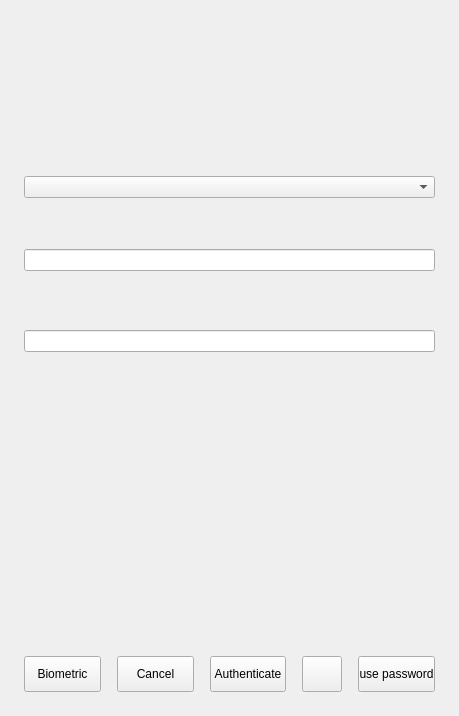
<?xml version="1.0" encoding="UTF-8"?>
<ui version="4.0">
 <class>MainWindow</class>
 <widget class="QWidget" name="MainWindow">
  <property name="geometry">
   <rect>
    <x>0</x>
    <y>0</y>
    <width>459</width>
    <height>716</height>
   </rect>
  </property>
  <property name="sizePolicy">
   <sizepolicy hsizetype="Expanding" vsizetype="Preferred">
    <horstretch>0</horstretch>
    <verstretch>0</verstretch>
   </sizepolicy>
  </property>
  <property name="minimumSize">
   <size>
    <width>430</width>
    <height>0</height>
   </size>
  </property>
  <property name="windowTitle">
   <string>Form</string>
  </property>
  <layout class="QVBoxLayout" name="verticalLayout_2">
   <property name="spacing">
    <number>8</number>
   </property>
   <property name="sizeConstraint">
    <enum>QLayout::SetDefaultConstraint</enum>
   </property>
   <property name="leftMargin">
    <number>0</number>
   </property>
   <property name="topMargin">
    <number>8</number>
   </property>
   <property name="rightMargin">
    <number>0</number>
   </property>
   <property name="bottomMargin">
    <number>24</number>
   </property>
   <item>
    <layout class="QVBoxLayout" name="verticalLayout_5">
     <property name="spacing">
      <number>8</number>
     </property>
     <property name="leftMargin">
      <number>24</number>
     </property>
     <property name="topMargin">
      <number>0</number>
     </property>
     <property name="rightMargin">
      <number>24</number>
     </property>
     <property name="bottomMargin">
      <number>0</number>
     </property>
     <item>
      <widget class="QLabel" name="lblHeader">
       <property name="minimumSize">
        <size>
         <width>382</width>
         <height>0</height>
        </size>
       </property>
       <property name="maximumSize">
        <size>
         <width>382</width>
         <height>16777215</height>
        </size>
       </property>
       <property name="font">
        <font>
         <weight>75</weight>
         <bold>true</bold>
        </font>
       </property>
       <property name="styleSheet">
        <string notr="true"/>
       </property>
       <property name="text">
        <string/>
       </property>
       <property name="wordWrap">
        <bool>true</bool>
       </property>
      </widget>
     </item>
     <item>
      <widget class="QLabel" name="lblContent">
       <property name="styleSheet">
        <string notr="true"/>
       </property>
       <property name="text">
        <string/>
       </property>
       <property name="wordWrap">
        <bool>true</bool>
       </property>
      </widget>
     </item>
     <item>
      <layout class="QHBoxLayout" name="titleTipLayout">
       <property name="spacing">
        <number>0</number>
       </property>
       <property name="topMargin">
        <number>0</number>
       </property>
       <property name="bottomMargin">
        <number>0</number>
       </property>
      </layout>
     </item>
     <item>
      <widget class="QWidget" name="loadingUkeyWidget" native="true">
       <property name="minimumSize">
        <size>
         <width>0</width>
         <height>116</height>
        </size>
       </property>
       <property name="styleSheet">
        <string notr="true"/>
       </property>
       <layout class="QVBoxLayout" name="verticalLayout_4">
        <property name="spacing">
         <number>8</number>
        </property>
        <property name="leftMargin">
         <number>0</number>
        </property>
        <property name="topMargin">
         <number>0</number>
        </property>
        <property name="rightMargin">
         <number>0</number>
        </property>
        <property name="bottomMargin">
         <number>0</number>
        </property>
        <item>
         <widget class="QPushButton" name="loadingUkeyBtn">
          <property name="text">
           <string/>
          </property>
          <property name="flat">
           <bool>true</bool>
          </property>
         </widget>
        </item>
        <item>
         <widget class="QLabel" name="loadingUkeyLbl">
          <property name="text">
           <string/>
          </property>
         </widget>
        </item>
       </layout>
      </widget>
     </item>
     <item>
      <widget class="QComboBox" name="cmbUsers">
       <property name="enabled">
        <bool>true</bool>
       </property>
       <property name="styleSheet">
        <string notr="true"/>
       </property>
      </widget>
     </item>
     <item>
      <widget class="QWidget" name="widgetUkeyAuth" native="true">
       <property name="minimumSize">
        <size>
         <width>0</width>
         <height>116</height>
        </size>
       </property>
       <property name="styleSheet">
        <string notr="true"/>
       </property>
       <layout class="QVBoxLayout" name="verticalLayout_3">
        <property name="leftMargin">
         <number>0</number>
        </property>
        <property name="topMargin">
         <number>0</number>
        </property>
        <property name="rightMargin">
         <number>0</number>
        </property>
        <property name="bottomMargin">
         <number>9</number>
        </property>
        <item>
         <layout class="QVBoxLayout" name="verticalLayout_7">
          <property name="spacing">
           <number>8</number>
          </property>
          <property name="topMargin">
           <number>0</number>
          </property>
          <property name="rightMargin">
           <number>0</number>
          </property>
          <property name="bottomMargin">
           <number>0</number>
          </property>
          <item>
           <widget class="QLabel" name="ukeyTipLbl">
            <property name="text">
             <string/>
            </property>
            <property name="alignment">
             <set>Qt::AlignCenter</set>
            </property>
           </widget>
          </item>
          <item>
           <widget class="QLineEdit" name="ukeyPassword">
            <property name="contextMenuPolicy">
             <enum>Qt::NoContextMenu</enum>
            </property>
            <property name="styleSheet">
             <string notr="true"/>
            </property>
           </widget>
          </item>
          <item>
           <widget class="KALabel" name="ukeyMessage">
            <property name="minimumSize">
             <size>
              <width>0</width>
              <height>25</height>
             </size>
            </property>
            <property name="layoutDirection">
             <enum>Qt::LeftToRight</enum>
            </property>
            <property name="styleSheet">
             <string notr="true"/>
            </property>
            <property name="text">
             <string/>
            </property>
            <property name="alignment">
             <set>Qt::AlignLeading|Qt::AlignLeft|Qt::AlignVCenter</set>
            </property>
            <property name="wordWrap">
             <bool>true</bool>
            </property>
           </widget>
          </item>
         </layout>
        </item>
       </layout>
      </widget>
     </item>
     <item>
      <widget class="QWidget" name="widgetPasswdAuth" native="true">
       <property name="minimumSize">
        <size>
         <width>0</width>
         <height>80</height>
        </size>
       </property>
       <property name="styleSheet">
        <string notr="true"/>
       </property>
       <layout class="QVBoxLayout" name="verticalLayout">
        <property name="leftMargin">
         <number>0</number>
        </property>
        <property name="topMargin">
         <number>0</number>
        </property>
        <property name="rightMargin">
         <number>0</number>
        </property>
        <item>
         <layout class="QVBoxLayout" name="verticalLayout_6">
          <property name="spacing">
           <number>8</number>
          </property>
          <property name="topMargin">
           <number>0</number>
          </property>
          <item>
           <widget class="QLineEdit" name="lePassword">
            <property name="contextMenuPolicy">
             <enum>Qt::NoContextMenu</enum>
            </property>
            <property name="styleSheet">
             <string notr="true"/>
            </property>
           </widget>
          </item>
          <item>
           <widget class="KALabel" name="lblMessage">
            <property name="minimumSize">
             <size>
              <width>0</width>
              <height>25</height>
             </size>
            </property>
            <property name="layoutDirection">
             <enum>Qt::LeftToRight</enum>
            </property>
            <property name="styleSheet">
             <string notr="true"/>
            </property>
            <property name="text">
             <string/>
            </property>
            <property name="alignment">
             <set>Qt::AlignLeading|Qt::AlignLeft|Qt::AlignVCenter</set>
            </property>
            <property name="wordWrap">
             <bool>true</bool>
            </property>
           </widget>
          </item>
         </layout>
        </item>
       </layout>
      </widget>
     </item>
    </layout>
   </item>
   <item>
    <layout class="QVBoxLayout" name="loginOptionsLayout">
     <property name="spacing">
      <number>0</number>
     </property>
     <property name="leftMargin">
      <number>24</number>
     </property>
     <property name="topMargin">
      <number>0</number>
     </property>
     <property name="rightMargin">
      <number>24</number>
     </property>
     <property name="bottomMargin">
      <number>0</number>
     </property>
    </layout>
   </item>
   <item>
    <spacer name="verticalSpacer">
     <property name="orientation">
      <enum>Qt::Vertical</enum>
     </property>
     <property name="sizeHint" stdset="0">
      <size>
       <width>20</width>
       <height>40</height>
      </size>
     </property>
    </spacer>
   </item>
   <item>
    <layout class="QHBoxLayout" name="horizontalLayout_7">
     <property name="spacing">
      <number>16</number>
     </property>
     <property name="leftMargin">
      <number>24</number>
     </property>
     <property name="topMargin">
      <number>0</number>
     </property>
     <property name="rightMargin">
      <number>24</number>
     </property>
     <item>
      <widget class="QPushButton" name="btnBioAuth">
       <property name="minimumSize">
        <size>
         <width>0</width>
         <height>36</height>
        </size>
       </property>
       <property name="cursor">
        <cursorShape>ArrowCursor</cursorShape>
       </property>
       <property name="styleSheet">
        <string notr="true"/>
       </property>
       <property name="text">
        <string>Biometric</string>
       </property>
      </widget>
     </item>
     <item>
      <spacer name="horizontalSpacer_6">
       <property name="orientation">
        <enum>Qt::Horizontal</enum>
       </property>
       <property name="sizeHint" stdset="0">
        <size>
         <width>10</width>
         <height>36</height>
        </size>
       </property>
      </spacer>
     </item>
     <item>
      <widget class="QPushButton" name="btnCancel">
       <property name="sizePolicy">
        <sizepolicy hsizetype="Preferred" vsizetype="Fixed">
         <horstretch>0</horstretch>
         <verstretch>0</verstretch>
        </sizepolicy>
       </property>
       <property name="minimumSize">
        <size>
         <width>0</width>
         <height>36</height>
        </size>
       </property>
       <property name="cursor">
        <cursorShape>ArrowCursor</cursorShape>
       </property>
       <property name="styleSheet">
        <string notr="true"/>
       </property>
       <property name="text">
        <string>Cancel</string>
       </property>
      </widget>
     </item>
     <item>
      <widget class="QPushButton" name="btnAuth">
       <property name="sizePolicy">
        <sizepolicy hsizetype="Preferred" vsizetype="Fixed">
         <horstretch>0</horstretch>
         <verstretch>0</verstretch>
        </sizepolicy>
       </property>
       <property name="minimumSize">
        <size>
         <width>0</width>
         <height>36</height>
        </size>
       </property>
       <property name="cursor">
        <cursorShape>ArrowCursor</cursorShape>
       </property>
       <property name="styleSheet">
        <string notr="true"/>
       </property>
       <property name="text">
        <string>Authenticate</string>
       </property>
      </widget>
     </item>
     <item>
      <widget class="QPushButton" name="btnLoading">
       <property name="minimumSize">
        <size>
         <width>0</width>
         <height>36</height>
        </size>
       </property>
       <property name="text">
        <string/>
       </property>
       <property name="checkable">
        <bool>true</bool>
       </property>
      </widget>
     </item>
     <item>
      <widget class="QPushButton" name="returnButton">
       <property name="minimumSize">
        <size>
         <width>0</width>
         <height>36</height>
        </size>
       </property>
       <property name="styleSheet">
        <string notr="true"/>
       </property>
       <property name="text">
        <string>use password</string>
       </property>
      </widget>
     </item>
    </layout>
   </item>
  </layout>
 </widget>
 <customwidgets>
  <customwidget>
   <class>KALabel</class>
   <extends>QLabel</extends>
   <header>./src/kalabel.h</header>
  </customwidget>
 </customwidgets>
 <resources/>
 <connections/>
</ui>
